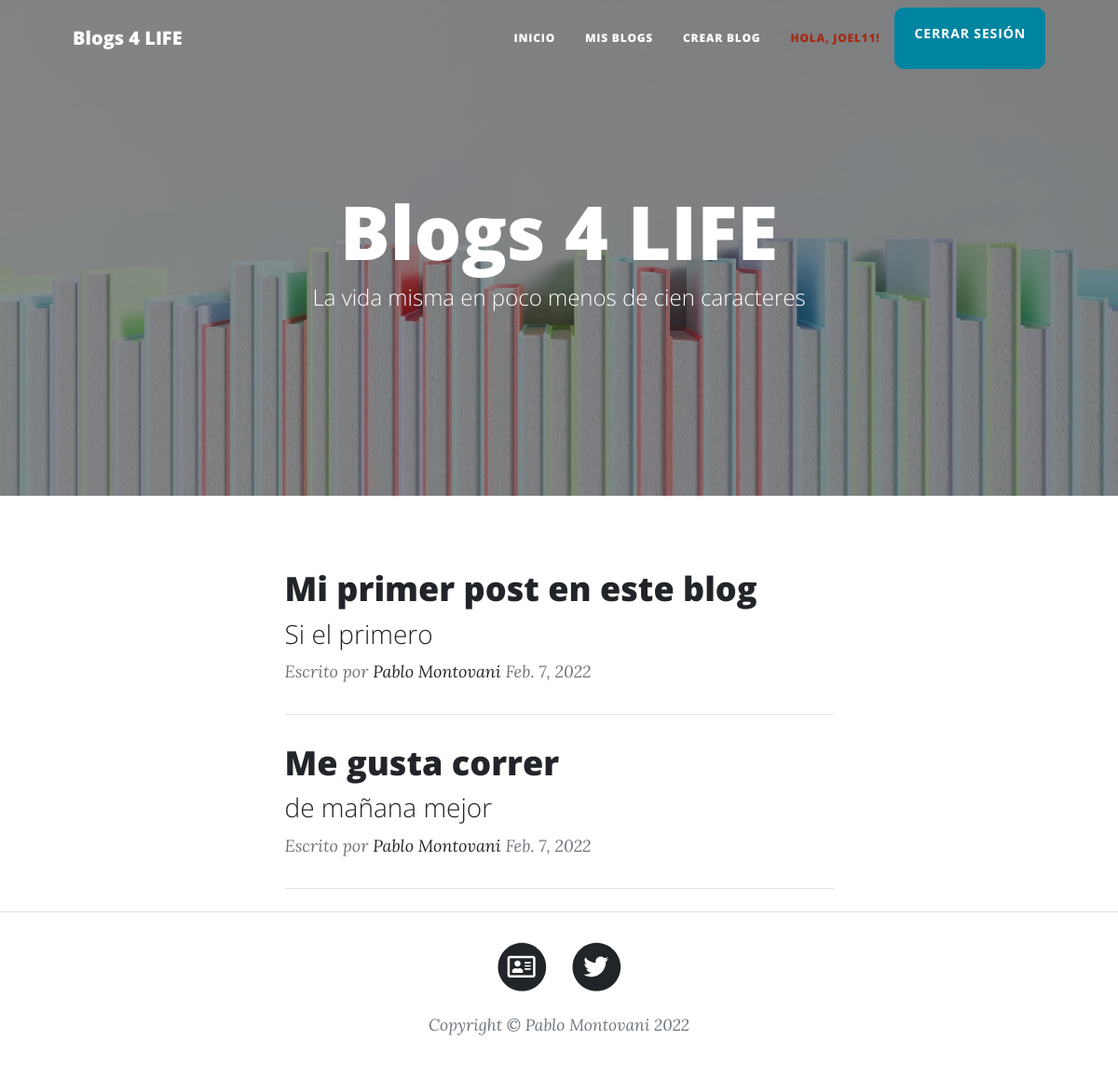
Screenshot of /Blog/usuario/pablo (signed in) with the database file from the repository.
### BlogApp/models.py (models this page shows)
class Blog(Model):
    titulo= CharField(max_length=50)
    subtitulo= CharField(max_length=50)
    user = ForeignKey(User, on_delete=CASCADE)
    fecha= DateField()
    contenido= CharField(max_length=1000)
    imagen= ImageField(upload_to='imagenes', null=True, blank=True)

### BlogApp/views.py (the view)
# urls.py: path('Blog/usuario/<user>', BlogUserView.as_view(), name='blog_ver_usuario'),
class BlogUserView(LoginRequiredMixin, ListView):
    model = Blog
    template_name = 'BlogApp/blogs.html'
    context_object_name = 'blogs'
    paginate_by = 10
    def get_queryset(self, **kwargs):
        return Blog.objects.filter(user__username=self.kwargs['user'])

### templates/BlogApp/blogs.html (shortened to what this page needs)
{% extends "BlogApp/inicio.html" %}
{% load static %}
{% block ContenidoBlog %}
     <div class="container px-4 px-lg-5">
        <div class="row gx-4 gx-lg-5 justify-content-center">
            <div class="col-md-10 col-lg-8 col-xl-7">
                {% if not blogs %}
                    <div class="alert alert-danger" role="alert">
                        No existen entradas en el blog.
                    </div>
                {% else %}
                    {% for blog in blogs %}
                        <div class="post-preview">
                            <a href="{% url 'blog_ver' blog.id %}">
                                <h2 class="post-title">{{blog.titulo}}</h2>
                                <h3 class="post-subtitle">{{blog.subtitulo}}</h3>
                            </a>
                            <p class="post-meta">
                                Escrito por
                                {% if blog.user.last_name %}
                                    <a href="{% url 'blog_ver_usuario' blog.user %}">{{blog.user.first_name}} {{blog.user.last_name}}</a>
                                {% else %}
                                    <a href="{% url 'blog_ver_usuario' blog.user %}">{{blog.user}}</a>
                                {% endif %}
                                {{blog.fecha}}
                            </p>
                        </div>
                        <hr class="my-4" />
                    {% endfor %}
                {% endif %}
            </div>
        </div>
    </div>
{% endblock %}

### templates/BlogApp/padre.html (shortened to what this page needs)
<!DOCTYPE html>
<html lang="en">
    <head>
        {% load static %}
        <link href="{%static 'BlogApp/css/styles.css' %}" rel="stylesheet" />
    </head>
    <body>
        <nav class="navbar navbar-expand-lg navbar-light" id="mainNav">
            <div class="container px-4 px-lg-5">
                <a class="navbar-brand" href="{% url 'inicio' %}">Blogs 4 LIFE</a>
                <div class="collapse navbar-collapse" id="navbarResponsive">
                    <ul class="navbar-nav ms-auto py-4 py-lg-0">
                        <li class="nav-item"><a class="nav-link px-lg-3 py-3 py-lg-4" href="{% url 'inicio' %}">Inicio</a></li>
                        <li class="nav-item"><a class="nav-link px-lg-3 py-3 py-lg-4" href="{% url 'mis_blogs' %}">Mis Blogs</a></li>
                        <li class="nav-item"><a class="nav-link px-lg-3 py-3 py-lg-4" href="">Crear Blog</a></li>
                        {% if user.is_authenticated %}
                            <li class="nav-item"><a class="nav-link nav-link-user px-lg-3 py-3 py-lg-4" href="">Hola, {{user.username}}!</a></li>
                            <a class="btn btn-primary" href="{% url 'logout' %}">CERRAR SESIÓN</a>
                        {% endif %}
                    </ul>
                </div>
            </div>
        </nav>
        {% block ContenidoPrincipal %}
        {% endblock %}
        <footer class="border-top">
            <div class="container px-4 px-lg-5">
                <div class="row gx-4 gx-lg-5 justify-content-center">
                    <div class="col-md-10 col-lg-8 col-xl-7">
                        <ul class="list-inline text-center">
                            <li class="list-inline-item">
                                <a href="{% url 'about_me' %}">
                                    <span class="fa-stack fa-lg">
                                        <i class="fas fa-circle fa-stack-2x"></i>
                                        <i class="far fa-address-card fa-stack-1x fa-inverse"></i>
                                    </span>
                                </a>
                            </li>
                            <li class="list-inline-item">
                                <a href="https://twitter.com/emanuel11">
                                    <span class="fa-stack fa-lg">
                                        <i class="fas fa-circle fa-stack-2x"></i>
                                        <i class="fab fa-twitter fa-stack-1x fa-inverse"></i>
                                    </span>
                                </a>
                            </li>
                        </ul>
                        <div class="small text-center text-muted fst-italic">Copyright &copy; Pablo Montovani 2022</div>
                    </div>
                </div>
            </div>
        </footer>
    </body>
</html>

### rows the page displays
Blog: titulo "Mi primer post en este blog", subtitulo "Si el primero", user.first_name "Pablo", user.last_name "Montovani", fecha "Feb. 7, 2022"
Blog: titulo "Me gusta correr", subtitulo "de mañana mejor", user.first_name "Pablo", user.last_name "Montovani", fecha "Feb. 7, 2022"

### other values shown
{{ user.username }} "JOEL11"
